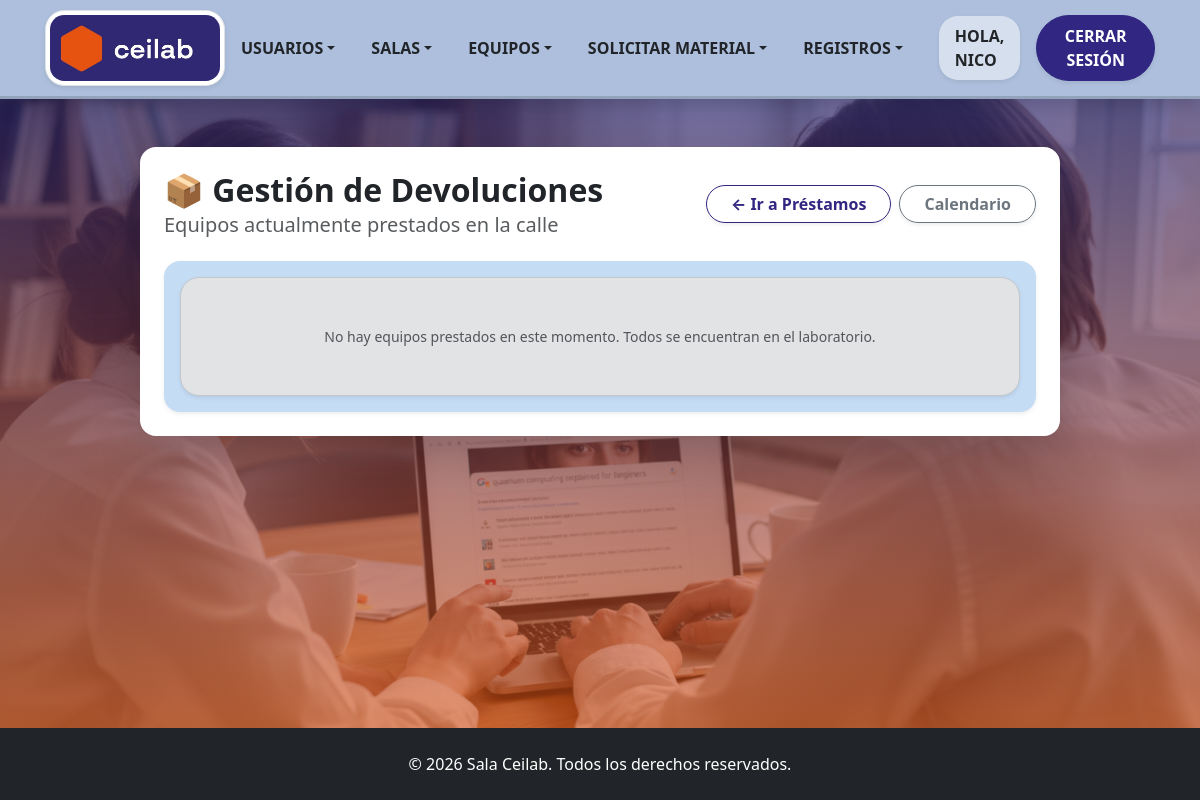
Before: /Formularios/gestionDevolucionEquipos.php (signed in) with the older database file.
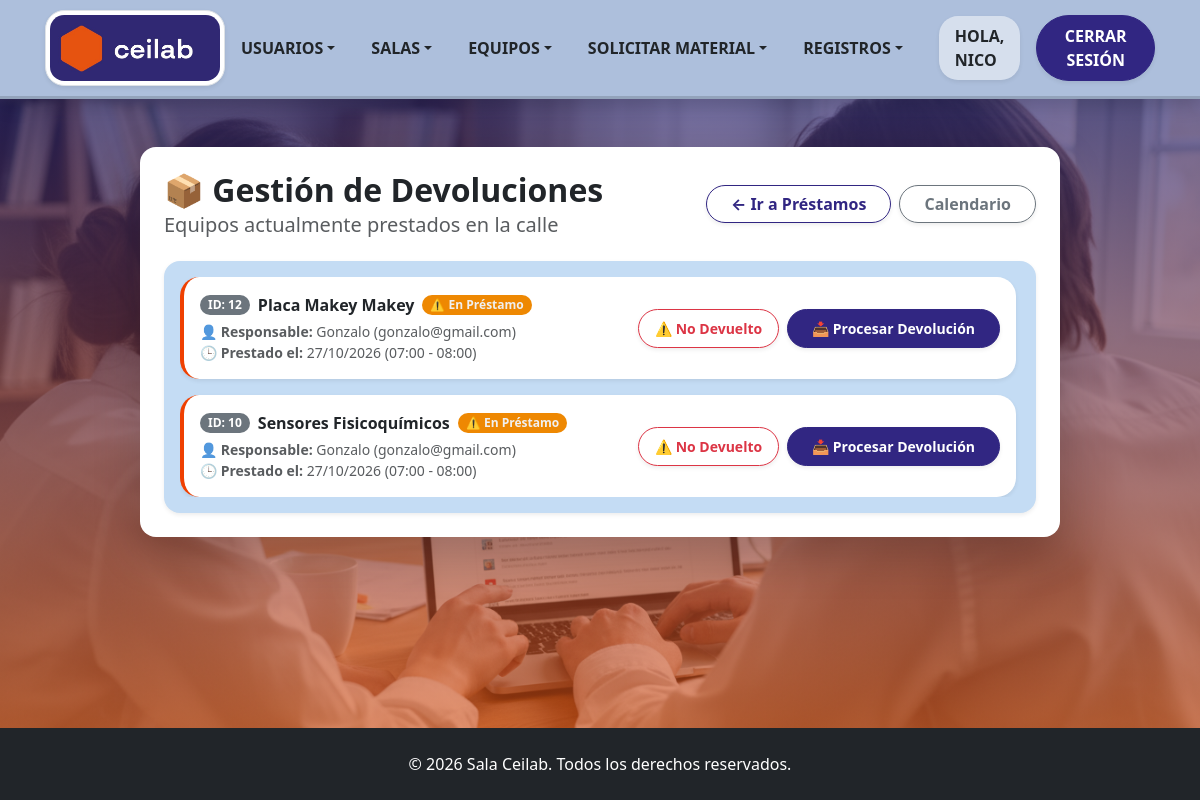
After: the same page with the newer database file.
### tables this page shows
CREATE TABLE `operaciones` (
  `IDOperaciones` int(10) NOT NULL,
  `Accion` int(10) NOT NULL,
  `Fecha` date NOT NULL,
  `HoraInicio` time DEFAULT NULL,
  `HoraFin` time DEFAULT NULL,
  `Observaciones` varchar(70) NOT NULL,
  `IDUsuario` int(11) DEFAULT NULL,
  `IDEquipo` int(11) DEFAULT NULL
);

CREATE TABLE `equipo` (
  `IDEquipo` int(50) NOT NULL,
  `Estado` varchar(50) NOT NULL,
  `Observaciones` varchar(50) DEFAULT NULL,
  `Tipo` varchar(50) DEFAULT NULL,
  `IDSala_ceilab` int(11) NOT NULL,
  `Disponibilidad` tinyint(1) DEFAULT NULL,
  `activo` tinyint(1) NOT NULL DEFAULT 1
);

CREATE TABLE `usuario` (
  `IDUsuario` int(10) NOT NULL,
  `Nombre` varchar(30) DEFAULT NULL,
  `Contraseña` varchar(61) DEFAULT NULL,
  `Email` varchar(30) DEFAULT NULL,
  `Direccion` varchar(50) NOT NULL,
  `Faltas` int(11) NOT NULL DEFAULT 0,
  `Observaciones` varchar(50) NOT NULL,
  `Fecha_creacion` date DEFAULT NULL,
  `Crador_IDUsuario` int(11) DEFAULT NULL,
  `cedula` int(8) NOT NULL,
  `activo` tinyint(1) DEFAULT 1
);

### Clases/ClsOperaciones.php (called while the page is built, shortened)
<?php
class ClsOperaciones {
    public function obtenerEquiposPrestadosActualmente() {
        $objConexion = new Conexion();
        $link = $objConexion->conectar();
        $sql = "
            SELECT o.IDOperaciones, o.IDEquipo, e.Tipo, e.Estado as EstadoEquipo,
                   o.IDUsuario, u.Nombre AS NombreUsuario, u.email, o.Fecha, o.HoraInicio, o.HoraFin
            FROM operaciones o
            JOIN equipo e ON o.IDEquipo = e.IDEquipo
            JOIN usuario u ON o.IDUsuario = u.IDUsuario
            WHERE o.IDOperaciones = (
                SELECT MAX(o2.IDOperaciones)
                FROM operaciones o2
                WHERE o2.IDEquipo = o.IDEquipo
            )
            AND o.Accion = 1
            ORDER BY o.Fecha DESC, o.HoraInicio DESC;
        ";
        $resultado = mysqli_query($link, $sql);
        $prestados = [];
        if ($resultado) {
            while ($row = mysqli_fetch_assoc($resultado)) {
                $prestados[] = $row;
            }
        }
        return $prestados;
    }
}
?>

### Formularios/gestionDevolucionEquipos.php (the view, shortened to what the changed rows need)
<?php
require_once '../Clases/ClsOperaciones.php';
$objOperaciones = new ClsOperaciones();
$rolesSesion = $_SESSION['Roles'] ?? $_SESSION['roles'] ?? [];
$esAdminOResponsable = false;
if (is_array($rolesSesion)) {
    foreach ($rolesSesion as $r) {
        $rolId = is_array($r) ? ($r['IDRol'] ?? $r['id'] ?? $r['Rol'] ?? '') : $r;
        $rolNombre = is_array($r) ? ($r['nombre'] ?? $r['Rol'] ?? '') : (string)$r;
        if (in_array($rolId, [1, 2, '1', '2'], true) ||
            strcasecmp(trim($rolNombre), 'Administrador') === 0 ||
            strcasecmp(trim($rolNombre), 'DOT') === 0 ||
            strcasecmp(trim($rolNombre), 'Responsable-CeiLab') === 0) {
            $esAdminOResponsable = true;
            break;
        }
    }
}
$equiposPrestados = $objOperaciones->obtenerEquiposPrestadosActualmente();
?>
<!DOCTYPE html>
<html lang="es">
<head>
    <link href="../bootstrap_theme/bootstrap.css" rel="stylesheet" type="text/css">
    <link rel="stylesheet" href="../Estilos/blocks.css">
    <link href="../Estilos/style.css" rel="stylesheet">
</head>
<body class="d-flex flex-column min-vh-100 bg-light">
    <section class="hero-section flex-fill pb-5 pt-5">
        <div class="container">
            <div class="row justify-content-center">
                <div class="col-lg-10">
                    <div class="card shadow-lg border-0 rounded-4 p-4 mb-5 bg-white bg-opacity-95">
                        <div class="d-flex justify-content-between align-items-center mb-4 flex-wrap gap-2">
                            <div>
                                <h2 class="fw-bold text-dark mb-1">📦 Gestión de Devoluciones</h2>
                            </div>
                        </div>
                        <div class="border-0 rounded-4 p-3 shadow-sm bg-light">
                            <?php if (!empty($equiposPrestados)): ?>
                                <div class="overflow-auto pe-1" style="max-height: 550px;">
                                    <div class="row g-3">
                                        <?php foreach ($equiposPrestados as $prestamo): ?>
                                            <div class="col-12">
                                                <div class="card border-0 shadow-sm rounded-3 p-3 bg-white border-start border-warning border-4">
                                                    <div class="d-flex justify-content-between align-items-center flex-wrap gap-2">
                                                        <div>
                                                            <div class="d-flex align-items-center gap-2 mb-1">
                                                                <span class="badge bg-secondary px-2 py-1 rounded-pill small">ID: <?php echo htmlspecialchars($prestamo['IDEquipo']); ?></span>
                                                                <span class="fw-bold text-dark fs-6"><?php echo htmlspecialchars($prestamo['Tipo']); ?></span>
                                                                <span class="badge bg-warning text-dark px-2 py-1 small">⚠️ En Préstamo</span>
                                                            </div>
                                                            <div class="text-muted small mt-1">
                                                                👤 <b>Responsable:</b> <?php echo htmlspecialchars($prestamo['NombreUsuario']); ?> (<?php echo htmlspecialchars($prestamo['email']); ?>)
                                                            </div>
                                                            <div class="text-muted small">
                                                                🕒 <b>Prestado el:</b> <?php echo date('d/m/Y', strtotime($prestamo['Fecha'])); ?>
                                                                <?php if (!empty($prestamo['HoraInicio'])): ?>
                                                                    (<?php echo substr($prestamo['HoraInicio'], 0, 5) . ' - ' . substr($prestamo['HoraFin'], 0, 5); ?>)
                                                                <?php endif; ?>
                                                            </div>
                                                        </div>
                                                        <?php if ($esAdminOResponsable): ?>
                                                        <div class="d-flex gap-2">
                                                            <button type="button" class="btn btn-outline-danger btn-sm fw-bold px-3 py-2 rounded-pill shadow-sm btn-no-devuelto"
                                                                    data-idequipo="<?php echo htmlspecialchars($prestamo['IDEquipo']); ?>"
                                                                    data-tipo="<?php echo htmlspecialchars($prestamo['Tipo']); ?>"
                                                                    data-idusuario="<?php echo htmlspecialchars($prestamo['IDUsuario']); ?>"
                                                                    data-nombreusuario="<?php echo htmlspecialchars($prestamo['NombreUsuario']); ?>">
                                                                ⚠️ No Devuelto
                                                            </button>
                                                            <button type="button" class="btn btn-primary btn-sm fw-bold px-4 py-2 rounded-pill shadow-sm btn-devolucion"
                                                                    data-idequipo="<?php echo htmlspecialchars($prestamo['IDEquipo']); ?>"
                                                                    data-tipo="<?php echo htmlspecialchars($prestamo['Tipo']); ?>"
                                                                    data-idusuario="<?php echo htmlspecialchars($prestamo['IDUsuario']); ?>"
                                                                    data-nombreusuario="<?php echo htmlspecialchars($prestamo['NombreUsuario']); ?>">
                                                                📥 Procesar Devolución
                                                            </button>
                                                        </div>
                                                    <?php endif; ?>
                                                    </div>
                                                </div>
                                            </div>
                                        <?php endforeach; ?>
                                    </div>
                                </div>
                            <?php else: ?>
                                <div class="alert alert-secondary text-center py-5 rounded-3 text-muted small shadow-sm mb-0">
                                    No hay equipos prestados en este momento. Todos se encuentran en el laboratorio.
                                </div>
                            <?php endif; ?>
                        </div>
                    </div>
                </div>
            </div>
        </div>
    </section>
</body>
</html>

Changed rows visible on the page:
added operaciones: IDEquipo "12", IDEquipo.Tipo "Placa Makey Makey", IDUsuario.Nombre "Gonzalo", IDUsuario.Email "gonzalo@gmail.com", Fecha "27/10/2026", HoraInicio "07:00", HoraFin "08:00"
added operaciones: IDEquipo "10", IDEquipo.Tipo "Sensores Fisicoquímicos", IDUsuario.Nombre "Gonzalo", IDUsuario.Email "gonzalo@gmail.com", Fecha "27/10/2026", HoraInicio "07:00", HoraFin "08:00"
Other visible differences:
text no longer shown: "No hay equipos prestados en este momento. Todos se encuentran en el laboratorio."
